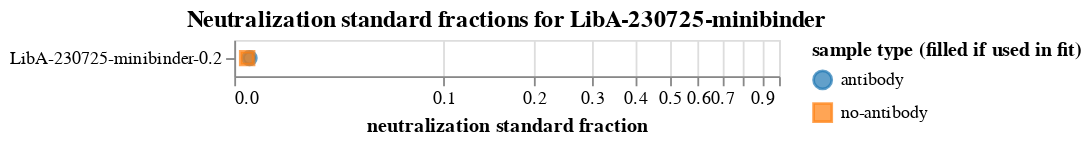

The notebook cell saved with this chart:
### Markdown cell above
Plot the neutralization standard fractions for each sample:

### Code cell
neut_standard_fracs_chart = (
    alt.Chart(
        neut_standard_fracs.rename(
            columns={"antibody_frac": "antibody", "no-antibody_frac": "no-antibody"}
        ).melt(
            id_vars=["sample", "use_in_fit", "concentration"],
            value_vars=["antibody", "no-antibody"],
            var_name="sample type",
            value_name="neutralization standard fraction",
        )
    )
    .encode(
        x=alt.X(
            "neutralization standard fraction",
            scale=alt.Scale(type="symlog", constant=0.04, domainMax=1),
        ),
        y=alt.Y("sample", sort=alt.SortField("concentration"), title=None),
        shape=alt.Shape("sample type", title="sample type (filled if used in fit)"),
        stroke=alt.Color(
            "sample type", scale=alt.Scale(range=["#1F77B4FF", "#FF7F0EFF"])
        ),
        color=alt.Color(
            "sample type", scale=alt.Scale(range=["#1F77B4FF", "#FF7F0EFF"])
        ),
        fillOpacity=alt.Opacity(
            "use_in_fit",
            scale=alt.Scale(domain=[True, False], range=[1, 0]),
        ),
        tooltip=[
            "sample",
            alt.Tooltip("concentration", format=".3g"),
            alt.Tooltip("neutralization standard fraction", format=".3g"),
        ],
    )
    .mark_point(filled=True, size=50)
    .configure_axis(labelLimit=500)
    .properties(title=f"Neutralization standard fractions for {selection}")
)

neut_standard_fracs_chart

### Figure 1 — Vega-Lite specification as saved in the notebook (floating-point values rounded to 4 significant figures)
{"config": {"view": {"continuousWidth": 300, "continuousHeight": 300}, "axis": {"labelLimit": 500}}, "data": {"name": "data-7ba6a4d9f70d3096fa067f848724b32d"}, "mark": {"type": "point", "filled": true, "size": 50}, "encoding": {"color": {"field": "sample type", "scale": {"range": ["#1F77B4FF", "#FF7F0EFF"]}, "type": "nominal"}, "fillOpacity": {"field": "use_in_fit", "scale": {"domain": [true, false], "range": [1, 0]}, "type": "nominal"}, "shape": {"field": "sample type", "title": "sample type (filled if used in fit)", "type": "nominal"}, "stroke": {"field": "sample type", "scale": {"range": ["#1F77B4FF", "#FF7F0EFF"]}, "type": "nominal"}, "tooltip": [{"field": "sample", "type": "nominal"}, {"field": "concentration", "format": ".3g", "type": "quantitative"}, {"field": "neutralization standard fraction", "format": ".3g", "type": "quantitative"}], "x": {"field": "neutralization standard fraction", "scale": {"constant": 0.04, "domainMax": 1, "type": "symlog"}, "type": "quantitative"}, "y": {"field": "sample", "sort": {"field": "concentration"}, "title": null, "type": "nominal"}}, "title": "Neutralization standard fractions for LibA-230725-minibinder", "$schema": "https://vega.github.io/schema/vega-lite/v5.8.0.json", "datasets": {"data-7ba6a4d9f70d3096fa067f848724b32d": [{"sample": "LibA-230725-minibinder-0.2", "use_in_fit": true, "concentration": 0.2, "sample type": "antibody", "neutralization standard fraction": 0.003815}, {"sample": "LibA-230725-minibinder-0.2", "use_in_fit": true, "concentration": 0.2, "sample type": "no-antibody", "neutralization standard fraction": 0.003201}]}}
